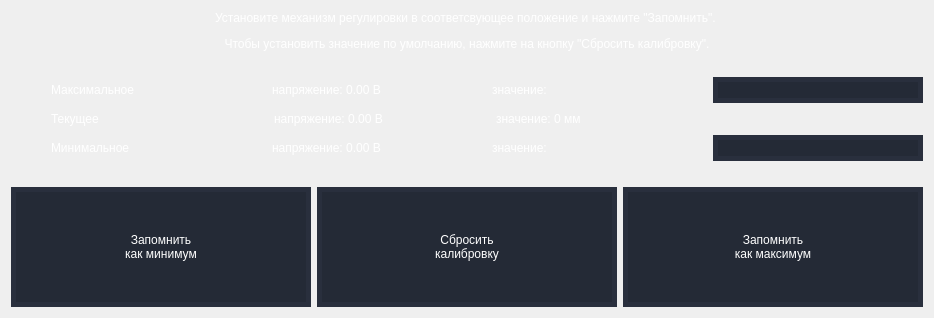
      <widget class="QWidget" name="tab">
       <attribute name="title">
        <string>нижние решета</string>
       </attribute>
       <layout class="QVBoxLayout" name="verticalLayout">
        <item>
         <widget class="QLabel" name="label_4">
          <property name="maximumSize">
           <size>
            <width>1024</width>
            <height>16777215</height>
           </size>
          </property>
          <property name="styleSheet">
           <string notr="true">	color: rgb(255, 255, 255);
	font: 18pt &quot;Nunito-Regular&quot;;
background-color: rgba(255, 255, 255, 0);</string>
          </property>
          <property name="text">
           <string>&lt;html&gt;&lt;head/&gt;&lt;body&gt;&lt;p align=&quot;center&quot;&gt;Установите механизм регулировки в соответсвующее положение и нажмите &amp;quot;Запомнить&amp;quot;. &lt;/p&gt;&lt;p align=&quot;center&quot;&gt;Чтобы установить значение по умолчанию, нажмите на кнопку &amp;quot;Сбросить калибровку&amp;quot;.&lt;/p&gt;&lt;/body&gt;&lt;/html&gt;</string>
          </property>
         </widget>
        </item>
        <item>
         <spacer name="verticalSpacer_5">
          <property name="orientation">
           <enum>Qt::Vertical</enum>
          </property>
          <property name="sizeType">
           <enum>QSizePolicy::Fixed</enum>
          </property>
          <property name="sizeHint" stdset="0">
           <size>
            <width>20</width>
            <height>20</height>
           </size>
          </property>
         </spacer>
        </item>
        <item>
         <layout class="QHBoxLayout" name="horizontalLayout_4">
          <item>
           <spacer name="horizontalSpacer">
            <property name="orientation">
             <enum>Qt::Horizontal</enum>
            </property>
            <property name="sizeType">
             <enum>QSizePolicy::Fixed</enum>
            </property>
            <property name="sizeHint" stdset="0">
             <size>
              <width>40</width>
              <height>20</height>
             </size>
            </property>
           </spacer>
          </item>
          <item>
           <widget class="QLabel" name="label_5">
            <property name="styleSheet">
             <string notr="true">	color: rgb(255, 255, 255);
	font: 22pt &quot;Nunito-Regular&quot;;
	background-color: rgba(255, 255, 255, 0);</string>
            </property>
            <property name="text">
             <string>Максимальное</string>
            </property>
           </widget>
          </item>
          <item>
           <widget class="QLabel" name="label_9">
            <property name="styleSheet">
             <string notr="true">	color: rgb(255, 255, 255);
	font: 22pt &quot;Nunito-Regular&quot;;
	background-color: rgba(255, 255, 255, 0);</string>
            </property>
            <property name="text">
             <string>напряжение: 0.00 В</string>
            </property>
           </widget>
          </item>
          <item>
           <widget class="QLabel" name="label_10">
            <property name="styleSheet">
             <string notr="true">	color: rgb(255, 255, 255);
	font: 22pt &quot;Nunito-Regular&quot;;
	background-color: rgba(255, 255, 255, 0);</string>
            </property>
            <property name="text">
             <string>значение: </string>
            </property>
           </widget>
          </item>
          <item>
           <widget class="QLineEdit" name="lineEdit">
            <property name="maximumSize">
             <size>
              <width>210</width>
              <height>16777215</height>
             </size>
            </property>
            <property name="styleSheet">
             <string notr="true">	background-color: rgb(36, 42, 54);
	border-style: solid;
	border-color: rgb(41, 47, 61);
	border-width: 5px;
	color: rgb(255, 255, 255);
	font: 24pt &quot;Nunito-Regular&quot;;</string>
            </property>
            <property name="text">
             <string/>
            </property>
           </widget>
          </item>
         </layout>
        </item>
        <item>
         <layout class="QHBoxLayout" name="horizontalLayout_5">
          <item>
           <spacer name="horizontalSpacer_2">
            <property name="orientation">
             <enum>Qt::Horizontal</enum>
            </property>
            <property name="sizeType">
             <enum>QSizePolicy::Fixed</enum>
            </property>
            <property name="sizeHint" stdset="0">
             <size>
              <width>40</width>
              <height>20</height>
             </size>
            </property>
           </spacer>
          </item>
          <item>
           <widget class="QLabel" name="label_8">
            <property name="maximumSize">
             <size>
              <width>16777215</width>
              <height>50</height>
             </size>
            </property>
            <property name="styleSheet">
             <string notr="true">	color: rgb(255, 255, 255);
	font: 22pt &quot;Nunito-Regular&quot;;
	background-color: rgba(255, 255, 255, 0);</string>
            </property>
            <property name="text">
             <string>Текущее</string>
            </property>
           </widget>
          </item>
          <item>
           <widget class="QLabel" name="label_11">
            <property name="styleSheet">
             <string notr="true">	color: rgb(255, 255, 255);
	font: 22pt &quot;Nunito-Regular&quot;;
	background-color: rgba(255, 255, 255, 0);</string>
            </property>
            <property name="text">
             <string>напряжение: 0.00 В</string>
            </property>
           </widget>
          </item>
          <item>
           <widget class="QLabel" name="label_7">
            <property name="styleSheet">
             <string notr="true">	color: rgb(255, 255, 255);
	font: 22pt &quot;Nunito-Regular&quot;;
	background-color: rgba(255, 255, 255, 0);</string>
            </property>
            <property name="text">
             <string>значение: 0 мм</string>
            </property>
           </widget>
          </item>
          <item>
           <spacer name="horizontalSpacer_10">
            <property name="orientation">
             <enum>Qt::Horizontal</enum>
            </property>
            <property name="sizeType">
             <enum>QSizePolicy::Fixed</enum>
            </property>
            <property name="sizeHint" stdset="0">
             <size>
              <width>210</width>
              <height>20</height>
             </size>
            </property>
           </spacer>
          </item>
         </layout>
        </item>
        <item>
         <layout class="QHBoxLayout" name="horizontalLayout_6">
          <item>
           <spacer name="horizontalSpacer_3">
            <property name="orientation">
             <enum>Qt::Horizontal</enum>
            </property>
            <property name="sizeType">
             <enum>QSizePolicy::Fixed</enum>
            </property>
            <property name="sizeHint" stdset="0">
             <size>
              <width>40</width>
              <height>20</height>
             </size>
            </property>
           </spacer>
          </item>
          <item>
           <widget class="QLabel" name="label_12">
            <property name="styleSheet">
             <string notr="true">	color: rgb(255, 255, 255);
	font: 22pt &quot;Nunito-Regular&quot;;
	background-color: rgba(255, 255, 255, 0);</string>
            </property>
            <property name="text">
             <string>Минимальное</string>
            </property>
           </widget>
          </item>
          <item>
           <widget class="QLabel" name="label_13">
            <property name="styleSheet">
             <string notr="true">	color: rgb(255, 255, 255);
	font: 22pt &quot;Nunito-Regular&quot;;
	background-color: rgba(255, 255, 255, 0);</string>
            </property>
            <property name="text">
             <string>напряжение: 0.00 В</string>
            </property>
           </widget>
          </item>
          <item>
           <widget class="QLabel" name="label_14">
            <property name="styleSheet">
             <string notr="true">	color: rgb(255, 255, 255);
	font: 22pt &quot;Nunito-Regular&quot;;
	background-color: rgba(255, 255, 255, 0);</string>
            </property>
            <property name="text">
             <string>значение: </string>
            </property>
           </widget>
          </item>
          <item>
           <widget class="QLineEdit" name="lineEdit_2">
            <property name="maximumSize">
             <size>
              <width>210</width>
              <height>16777215</height>
             </size>
            </property>
            <property name="styleSheet">
             <string notr="true">	background-color: rgb(36, 42, 54);
	border-style: solid;
	border-color: rgb(41, 47, 61);
	border-width: 5px;
	color: rgb(255, 255, 255);
	font: 24pt &quot;Nunito-Regular&quot;;</string>
            </property>
           </widget>
          </item>
         </layout>
        </item>
        <item>
         <spacer name="verticalSpacer">
          <property name="orientation">
           <enum>Qt::Vertical</enum>
          </property>
          <property name="sizeType">
           <enum>QSizePolicy::Fixed</enum>
          </property>
          <property name="sizeHint" stdset="0">
           <size>
            <width>20</width>
            <height>20</height>
           </size>
          </property>
         </spacer>
        </item>
        <item>
         <layout class="QHBoxLayout" name="horizontalLayout_3">
          <item>
           <widget class="QPushButton" name="Button_Combain_4">
            <property name="minimumSize">
             <size>
              <width>300</width>
              <height>120</height>
             </size>
            </property>
            <property name="maximumSize">
             <size>
              <width>350</width>
              <height>16777215</height>
             </size>
            </property>
            <property name="styleSheet">
             <string notr="true">QPushButton{
	background-color: rgb(36, 42, 54);
	border-style: solid;
	border-color: rgb(41, 47, 61);
	border-width: 5px;
	color: rgb(255, 255, 255);
	font: 24pt &quot;Nunito-Regular&quot;;
}
QPushButton:pressed {                 
	background-color: rgb(220, 220, 220);
    border: 3px solid #ffffff;
}</string>
            </property>
            <property name="text">
             <string>Запомнить
как минимум</string>
            </property>
           </widget>
          </item>
          <item>
           <widget class="QPushButton" name="Button_Combain_5">
            <property name="minimumSize">
             <size>
              <width>300</width>
              <height>120</height>
             </size>
            </property>
            <property name="maximumSize">
             <size>
              <width>350</width>
              <height>16777215</height>
             </size>
            </property>
            <property name="styleSheet">
             <string notr="true">QPushButton{
	background-color: rgb(36, 42, 54);
	border-style: solid;
	border-color: rgb(41, 47, 61);
	border-width: 5px;
	color: rgb(255, 255, 255);
	font: 24pt &quot;Nunito-Regular&quot;;
}
QPushButton:pressed {                 
	background-color: rgb(220, 220, 220);
    border: 3px solid #ffffff;
}</string>
            </property>
            <property name="text">
             <string>Сбросить
калибровку</string>
            </property>
           </widget>
          </item>
          <item>
           <widget class="QPushButton" name="Button_Combain_6">
            <property name="minimumSize">
             <size>
              <width>300</width>
              <height>120</height>
             </size>
            </property>
            <property name="maximumSize">
             <size>
              <width>350</width>
              <height>16777215</height>
             </size>
            </property>
            <property name="styleSheet">
             <string notr="true">QPushButton{
	background-color: rgb(36, 42, 54);
	border-style: solid;
	border-color: rgb(41, 47, 61);
	border-width: 5px;
	color: rgb(255, 255, 255);
	font: 24pt &quot;Nunito-Regular&quot;;
}
QPushButton:pressed {                 
	background-color: rgb(220, 220, 220);
    border: 3px solid #ffffff;
}</string>
            </property>
            <property name="text">
             <string>Запомнить
как максимум</string>
            </property>
           </widget>
          </item>
         </layout>
        </item>
       </layout>
      </widget>
